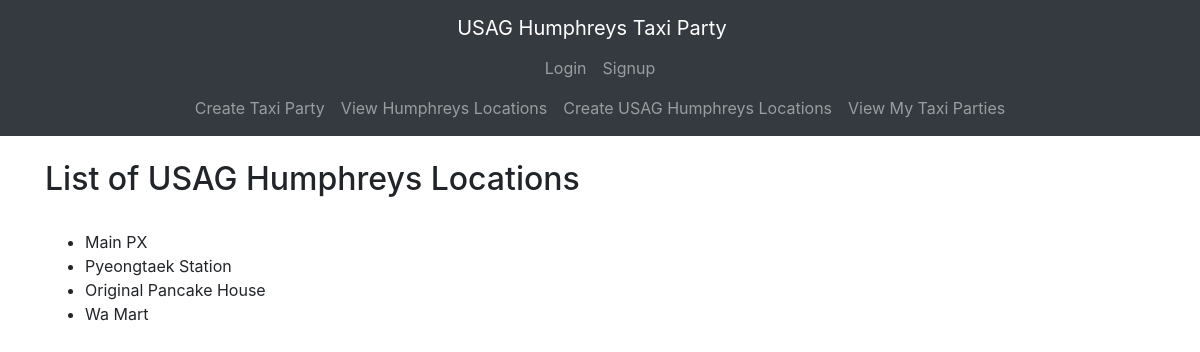
The app's page /viewlocation/ with its own data.
### taxiparty/models.py (models this page shows)
class Location(models.Model):
    name = models.TextField(blank=False, unique=True)
    def __str__(self) -> str:
        return self.name

### taxiparty/views.py (the view)
# urls.py: path('viewlocation/', views.view_location_view, name='viewlocation'),
def view_location_view(request):
    locationList = Location.objects.all()
    context = {
        "locationList": locationList
    }
    return render(request, "view_location.html", context)

### taxiparty/templates/view_location.html
{% extends 'base.html' %}
{% block content %}
<h2> List of USAG Humphreys Locations </h2> <br/>
<ul>
    {% for location in locationList %}
    <li>{{location}}</li>
    {% endfor %}
</ul>
{% endblock %}

### records on screen
Location: name "Main PX"
Location: name "Pyeongtaek Station"
Location: name "Original Pancake House"
Location: name "Wa Mart"
